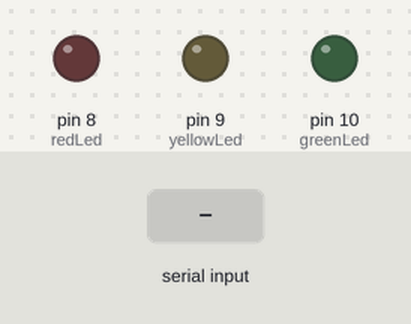
Simulated run of this sketch. Board: Arduino Uno, built with avr-gcc and run on an emulated ATmega328P. Shown: output pins drawn as LEDs (lit = HIGH). The inputs (shaded band) are chosen by the test bench. What the sketch prints to the serial monitor is not drawn.

Above: at 1.2 s.
1.3 s: "red" received over Serial
At 2.8 s:
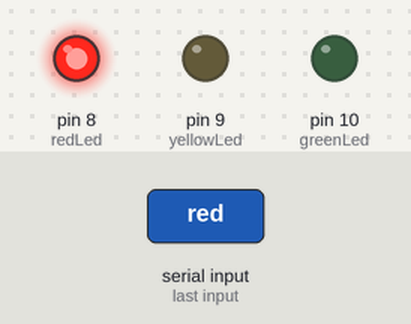
3.8 s: "yellow" received over Serial
At 6.0 s:
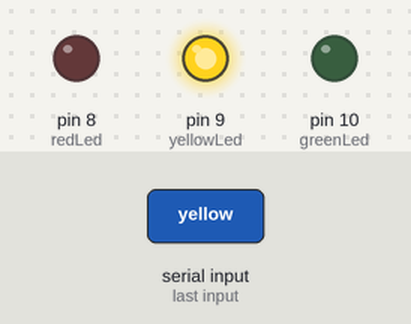
6.3 s: "green" received over Serial
At 7.9 s:
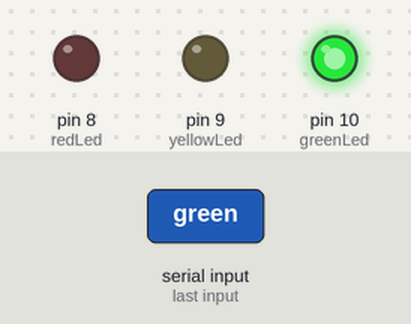
8.8 s: "all" received over Serial
At 10.9 s:
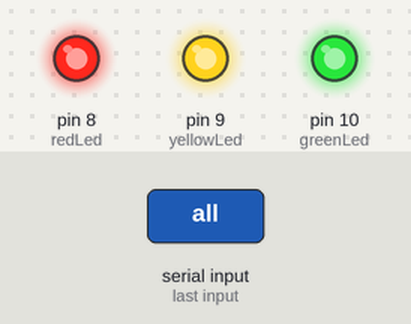
Timing chart, 0 to 12.3 s (numbered marks = the images above; inputs shaded):
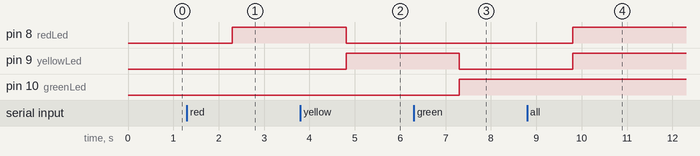

The sketch:

act_7_serial_monitor.ino
```cpp
// Constants
const int redLed = 8;
const int yellowLed = 9;
const int greenLed = 10;

// variables
String color;

void setup()
{
  pinMode(redLed, OUTPUT);
  pinMode(yellowLed, OUTPUT);
  pinMode(greenLed, OUTPUT);

  Serial.begin(9600);
}

void loop()
{
  Serial.print("\nPlease input any color of LED: ");
  while (Serial.available() == 0) {}
  color = Serial.readString();
  color.trim();
  Serial.println(color);

  if (color == "red") {
    digitalWrite(redLed, HIGH);
    digitalWrite(yellowLed, LOW);
    digitalWrite(greenLed, LOW);
  }

  if (color == "yellow") {
    digitalWrite(yellowLed, HIGH);
    digitalWrite(redLed, LOW);
    digitalWrite(greenLed, LOW);
  }

  if (color == "green") {
    digitalWrite(greenLed, HIGH);
    digitalWrite(redLed, LOW);
    digitalWrite(yellowLed, LOW);
  }

  if (color == "all") {
    digitalWrite(redLed, HIGH);
    digitalWrite(yellowLed, HIGH);
    digitalWrite(greenLed, HIGH);
  }

  if (color == "none") {
    digitalWrite(redLed, LOW);
    digitalWrite(yellowLed, LOW);
    digitalWrite(greenLed, LOW);
  }

}
```

Measured:
- after the input at 1.3 s, pin 8 (redLed): LOW → HIGH after 1.0 s
- after the input at 3.8 s, pin 8 (redLed): HIGH → LOW after 1.0 s; pin 9 (yellowLed): LOW → HIGH after 1.0 s
- after the input at 6.3 s, pin 9 (yellowLed): HIGH → LOW after 1.0 s; pin 10 (greenLed): LOW → HIGH after 1.0 s
- after the input at 8.8 s, pin 8 (redLed), pin 9 (yellowLed): LOW → HIGH after 1.0 s
